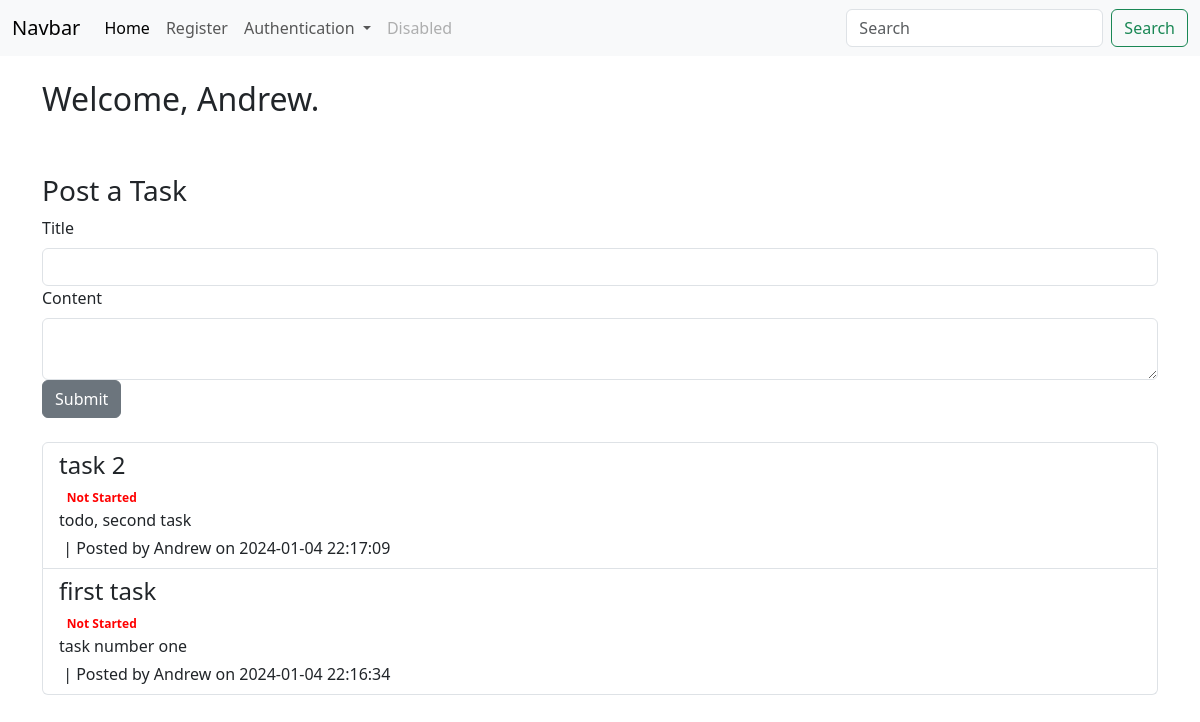
Before: / (signed in) with the older database file.
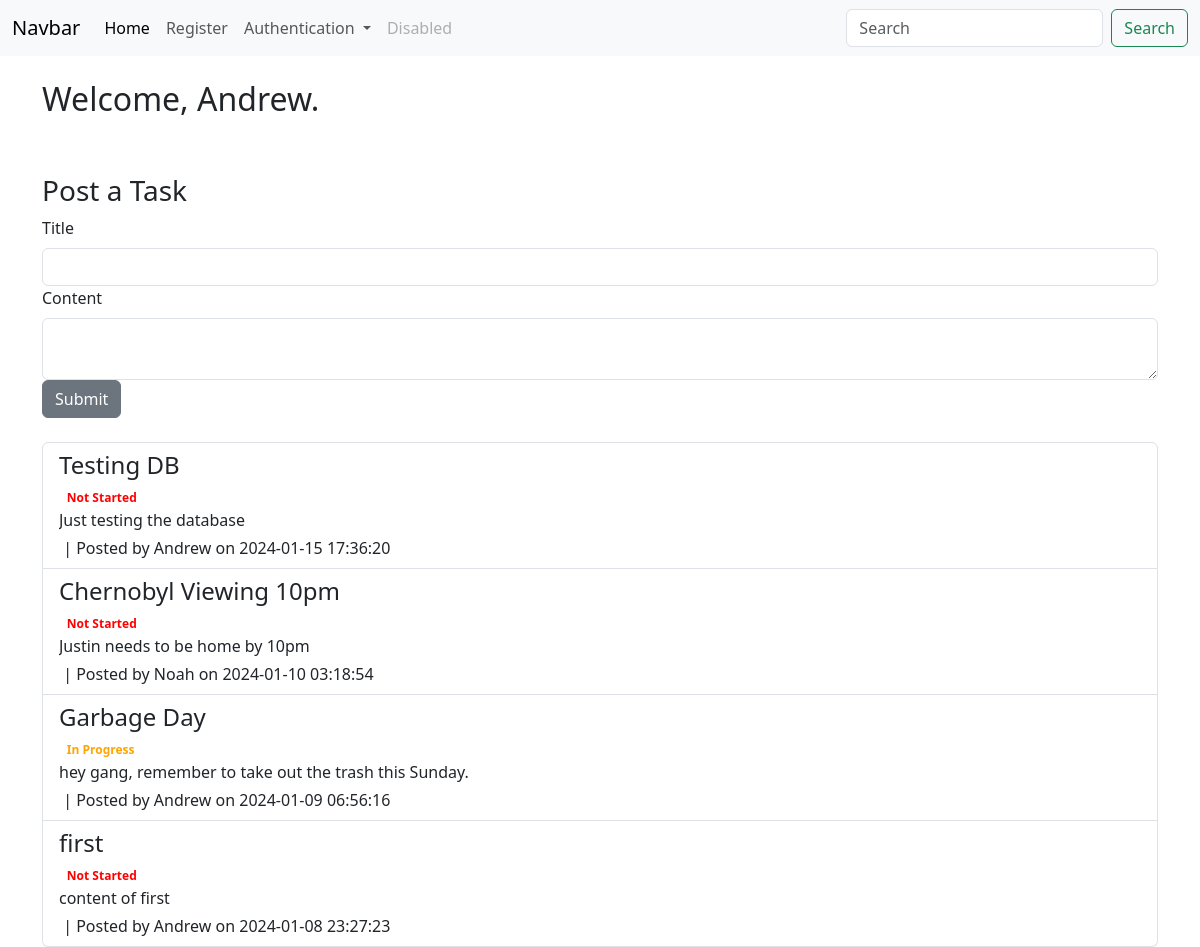
After: the same page with the newer database file.
### app/models/models.py (models this page shows, shortened)
class Users(db.Model, UserMixin):
    id = db.Column(db.Integer, primary_key=True)
    key = db.Column(db.String(20), nullable=False)
    username = db.Column(db.String(20), nullable=False, unique=True)
    name = db.Column(db.String(40), nullable=False)
    date_added = db.Column(db.DateTime, default=datetime.utcnow)
    password_hash = db.Column(db.String(128))
    @property
    def password(self):
        raise AttributeError('password is not a readable attribute!')

class GroupTasks(db.Model): # TODO reference other users, and each user can see their tasks
    id = db.Column(db.Integer, primary_key=True)
    poster_id = db.Column(db.Integer, db.ForeignKey('users.id'))
    title = db.Column(db.String(55))
    content = db.Column(db.Text)
    due_date = db.Column(db.DateTime, default=datetime.utcnow)
    date_posted = db.Column(db.DateTime, default=datetime.utcnow)
    status = db.Column(db.Integer, default = 0)
    tally = db.Column(db.Integer, default = 0)

### app/dash/routes.py (the view)
@dash_bp.route("/", methods=['GET', 'POST'])
def index():
    task_form = GroupTaskForm()
    if task_form.validate_on_submit():
        return paul.post_new_task_and_redirect(task_form)
    tasks = paul.get_homepage_tasks()
    return render_template("index.html", tasks=tasks, task_form=task_form, get_poster_name=paul.get_poster_name )

### app/forms.py
class GroupTaskForm(FlaskForm):
    title = StringField("Title", validators=[DataRequired()])
    content = CKEditorField('Content', validators=[DataRequired()])
    submit = SubmitField("Submit")

class SearchForm(FlaskForm):
    searched = StringField("Searched", validators=[DataRequired()])
    submit = SubmitField("Submit")

### app/DataInterface/group.py (called while the page is built)
    def get_homepage_tasks(self):
        tasks = GroupTasks.query.order_by(GroupTasks.date_posted)
        get_tasks = []
        for i in tasks:
            get_tasks.append(i)
        return get_tasks[::-1]

    def get_poster_name(self, poster_id ):
        return Users.query.filter_by(id = poster_id).first().name

### run.py (called while the page is built)
@app.context_processor
def base():
    search_form = SearchForm()
    return dict(search_form=search_form)

### app/templates/index.html (shortened to what this page needs)
{% extends 'base.html' %}
{% block content %}
<div class="container mt-4">
    {% if current_user.is_authenticated %}
        <h2>Welcome, {{ current_user.name }}.</h2> <br><br>
        <h3>Post a Task</h3>
        <form method="POST" class="mb-4">
            <div class="form-group">
                {{ task_form.title.label(class="form-label") }}
                {{ task_form.title(class="form-control") }}
            </div>
            <div class="form-group">
                {{ task_form.content.label(class="form-label") }}
                {{ task_form.content(class="form-control") }}
            </div>
            {{ task_form.submit(class="btn btn-secondary") }}
        </form>
        <div class="list-group">
            {% for task in tasks %}
                <a href="{{ url_for('dash_bp.group_task', id=task.id)}}" class="list-group-item list-group-item-action">
                    <h4 class="mb-1">{{ task.title }}</h4>
                    {% if task.status == 0 %}
                    <span class="badge badge-warning" style="color: red;">Not Started</span>
                {% elif task.status == 1 %}
                    <span class="badge badge-info" style="color: orange;">In Progress</span>
                {% elif task.status == 2 %}
                    <span class="badge badge-success" style="color: green;">Completed</span>
                {% endif %}
                    <p class="mb-1" style="max-width: 500px; overflow: hidden; text-overflow: ellipsis; white-space: nowrap;">{{ task.content }}</p>
                        &nbsp;| Posted by {{ get_poster_name(task.poster_id) }} on {{ task.date_posted.strftime('%Y-%m-%d %H:%M:%S') }}</small>
                </a>
            {% endfor %}
        </div>
</div>
{% else %}
    Please <a href="{{ url_for('auth_bp.login') }}">Login</a> <br>
    or <a href="{{ url_for('auth_bp.new_user') }}">Register</a>
{% endif %}
{% endblock %}

### app/templates/base.html (shortened to what this page needs)
<!doctype html>
<html lang="en">
    <head>
        <link href="https://cdn.jsdelivr.net/npm/bootstrap@5.3.2/dist/css/bootstrap.min.css" rel="stylesheet">
        <link href="{{url_for('static', filename='css/styles.css')}}" rel="stylesheet">
      </head>
<body>
    {%include 'navbar.html'%}
    {%block content%}
    {%endblock%}
</body>
</html>

### app/templates/navbar.html (shortened to what this page needs)
<nav class="navbar navbar-expand-lg bg-light">
    <div class="container-fluid">
      <a class="navbar-brand" href="#">Navbar</a>
      <div class="collapse navbar-collapse" id="navbarSupportedContent">
        <ul class="navbar-nav me-auto mb-2 mb-lg-0">
          <li class="nav-item">
            <a class="nav-link active" aria-current="page" href="{{ url_for('dash_bp.index') }}">Home</a>
          </li>
          <li class="nav-item">
            <a class="nav-link" href="{{ url_for('auth_bp.new_user') }}">Register</a>
          </li>
          <li class="nav-item dropdown">
            <a class="nav-link dropdown-toggle" href="#" role="button" data-bs-toggle="dropdown" aria-expanded="false">
              Authentication
            </a>
          </li>
          <li class="nav-item">
            {%if current_user.username == "admin"%}
            <li><a class="nav-link" href=#>Admin Console</a></li>
            {%else%}
            <a class="nav-link disabled">Disabled</a>
            {%endif%}
          </li>
        </ul>
        <form method="POST" action="{{url_for('search_bp.search') }}" class="d-flex">
          <input class="form-control me-2" type="search" placeholder="Search" aria-label="Search" name="searched">
          <button class="btn btn-outline-success" type="submit">Search</button>
        </form>
      </div>
    </div>
  </nav>

Changed rows visible on the page:
removed GroupTasks: title "task 2", status "Not Started", content "todo, second task", {{ get_poster_name(task.poster_id) }} "Andrew", date_posted "2024-01-04 22:17:09"
added GroupTasks: title "Testing DB", status "Not Started", content "Just testing the database", {{ get_poster_name(task.poster_id) }} "Andrew", date_posted "2024-01-15 17:36:20"
added GroupTasks: title "Chernobyl Viewing 10pm", status "Not Started", content "Justin needs to be home by 10pm", date_posted "2024-01-10 03:18:54"
added Users: name "Noah"
added GroupTasks: title "Garbage Day", status "In Progress", content "hey gang, remember to take out the trash this Sunday.", {{ get_poster_name(task.poster_id) }} "Andrew", date_posted "2024-01-09 06:56:16"
changed GroupTasks: title "first task" → "first"; content "task number one" → "content of first"; date_posted "2024-01-04 22:16:34" → "2024-01-08 23:27:23"
